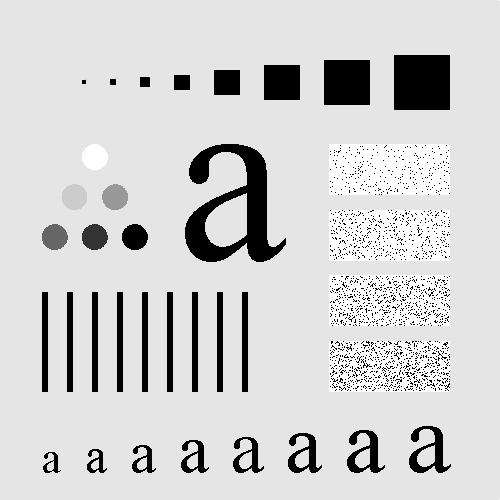
%> input picture Prácticas/Práctica 6/Entrega/letras.jpg, 500 x 500 px
$ octave Ejercicio_12c.m   (GNU Octave 9; MATLAB toolbox functions it lacks are replaced by stand-ins)
%> lines starting %> are read from the running program, lines starting %| are printed output that depends on the picture
### Prácticas/Práctica 6/Entrega/lpfilter.m
function H = lpfilter(type, M, N, D0, n)
%LPFILTER Computes frequency domain lowpass filters
%   H = LPFILTER(TYPE, M, N, D0, n) creates the transfer function of
%   a lowpass filter, H, of the specified TYPE and size (M-by-N).  To
%   view the filter as an image or mesh plot, it should be centered
%   using H = fftshift(H).
%
%   Valid values for TYPE, D0, and n are:
%
%   'ideal'    Ideal lowpass filter with cutoff frequency D0.  n need
%              not be supplied.  D0 must be positive
%
%   'btw'      Butterworth lowpass filter of order n, and cutoff D0.
%              The default value for n is 1.0.  D0 must be positive.
%
%   'gaussian' Gaussian lowpass filter with cutoff (standard deviation)
%              D0.  n need not be supplied.  D0 must be positive.

% Use function dftuv to set up the meshgrid arrays needed for
% computing the required distances.
[U, V] = dftuv(M, N);  % Debe descargarse de Internet

% Compute the distances D(U, V).
D = sqrt(U.^2 + V.^2);

% Begin fiter computations.
switch type
    case 'ideal'
       H = double(D <=D0);
    case 'btw'
       if nargin == 4
          n = 1;
       end
       H = 1./(1 + (D./D0).^(2*n));
    case 'gaussian'
       H = exp(-(D.^2)./(2*(D0^2)));
    otherwise
       error('Unknown filter type.')
end

### Prácticas/Práctica 6/Entrega/dftuv.m
function [U, V] = dftuv(M, N)
%DFTUV Computes meshgrid frequency matrices.
%   [U, V] = DFTUV(M, N) computes meshgrid frequency matrices U and
%   V. U and V are useful for computing frequency-domain filter
%   functions that can be used with DFTFILT.  U and V are both M-by-N.

% Set up range of variables.
u = 0:(M-1);
v = 0:(N-1);

% Compute the indices for use in meshgrid
idx = find(u > M/2);
u(idx) = u(idx) - M;
idy = find(v > N/2);
v(idy) = v(idy) - N;

% Compute the meshgrid arrays
[V, U] = meshgrid(v, u);

### Prácticas/Práctica 6/Entrega/Ejercicio_12c.m
I = im2double(imread('letras.jpg'));
%> I: size 500x500 double; min 0, max 1, mean 0.813

figure, imshow(I);

[M,N] = size(I);
%> M = 500; N = 500

for i = 1:3:10
    F = fft2(I);
    H = 1 - lpfilter('ideal', M, N, 5*i);  % Debe descargarse de Internet
    G = H.*F;

    J = real(ifft2(G));

    figure, imshow(J);
end
%> this loop made 4 passes
%> pass 1, `J = real(ifft2(G));`:
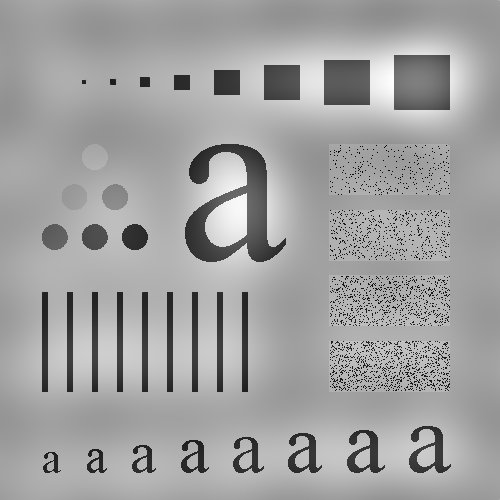
%> J: size 500x500 double; min -1.03, max 0.604, mean -7.39e-19; drawn with min black and max white
%> pass 1, `imshow(J)`:
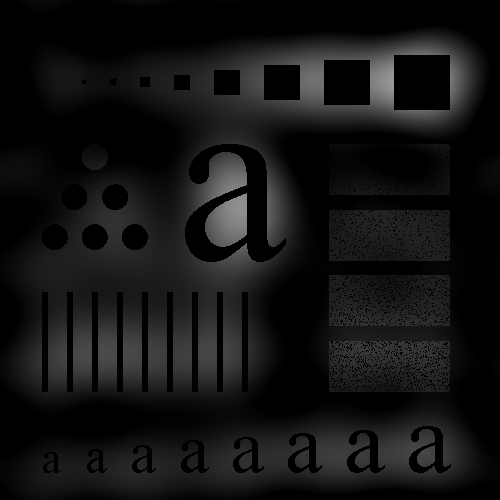
%> displayed picture: size 500x500, on the screen's scale of 0 to 255; min 0, max 154, mean 19.1
%> pass 2, `J = real(ifft2(G));`:
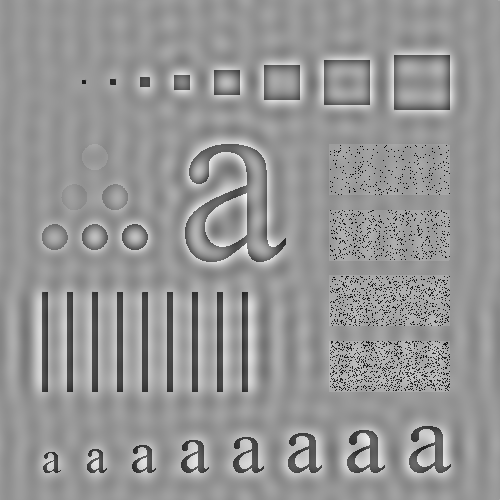
%> J: size 500x500 double; min -1.03, max 0.721, mean -2.27e-19; drawn with min black and max white
%> pass 2, `imshow(J)`:
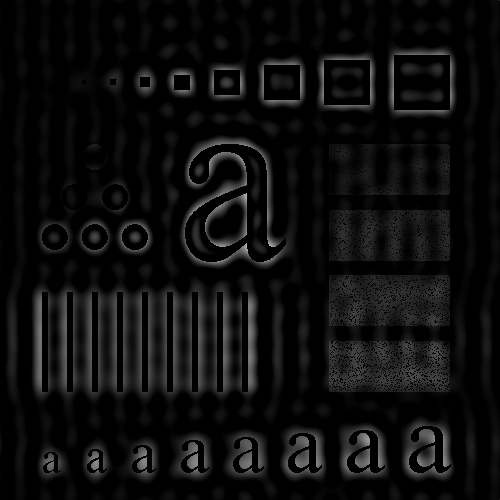
%> displayed picture: size 500x500, on the screen's scale of 0 to 255; min 0, max 184, mean 13.7
